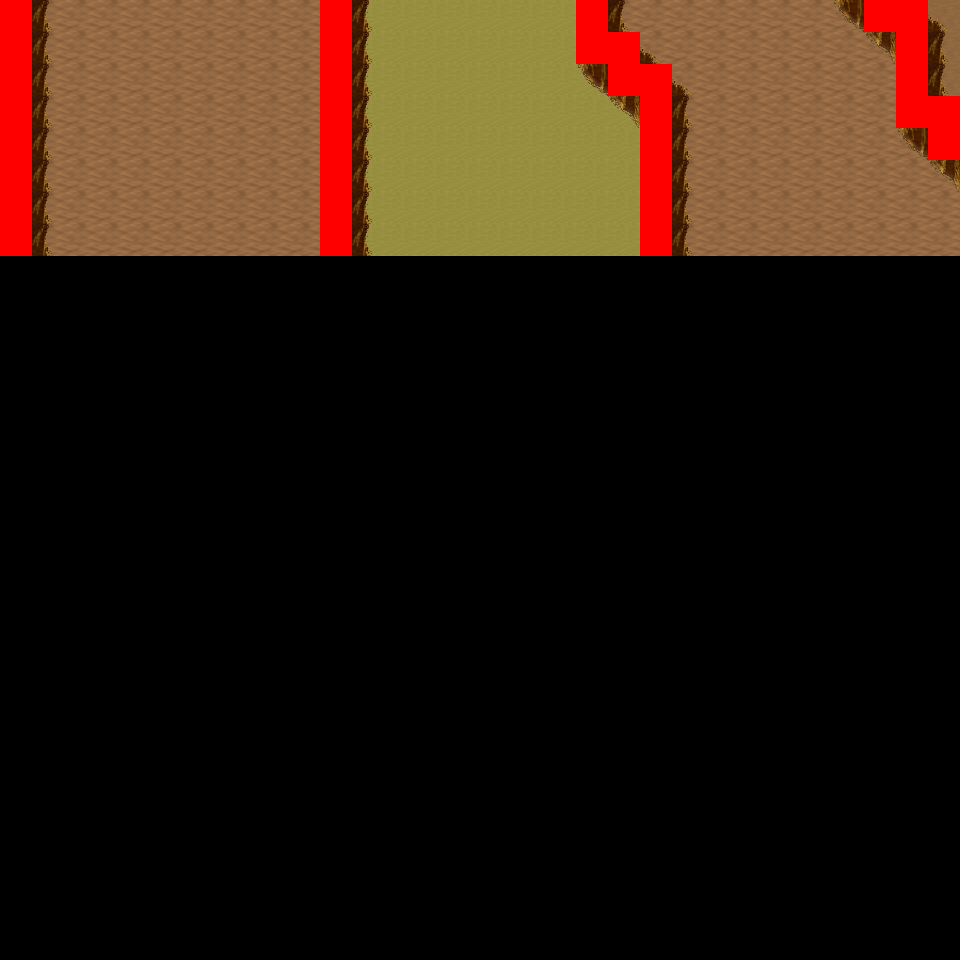

Below is a game level as drawn by its tile map, then a one-line description and the .tmx that defines it (tile-layer data replaced by summaries):
An orthogonal 30x30 tile map with 32x32 px tiles, 6 tile layers (Ground, Object, Object2, Above, ...), 8 tilesets and 7 objects (7x mapExit).

<map version="1.0" orientation="orthogonal" renderorder="right-down" width="30" height="30" tilewidth="32" tileheight="32" nextobjectid="8">
  <tileset firstgid="1" name="tileset_logic_collision" tilewidth="32" tileheight="32" tilecount="1" columns="1">
    <image source="../drawable/tileset_logic_collision.png" width="32" height="32" />
  </tileset>
  <tileset firstgid="2" name="tileset_ground_ground" tilewidth="32" tileheight="32" tilecount="33" columns="3">
    <image source="../drawable/tileset_ground_ground.png" width="96" height="352" />
  </tileset>
  <tileset firstgid="35" name="tileset_ground_ridge_earth_pale" tilewidth="32" tileheight="32" tilecount="96" columns="12">
    <image source="../drawable/tileset_ground_ridge_earth_pale.png" width="384" height="256" />
  </tileset>
  <tileset firstgid="131" name="tileset_ground_ridge_earth_dark" tilewidth="32" tileheight="32" tilecount="96" columns="12">
    <image source="../drawable/tileset_ground_ridge_earth_dark.png" width="384" height="256" />
  </tileset>
  <tileset firstgid="227" name="tileset_terrain_desert" tilewidth="32" tileheight="32" tilecount="88" columns="8">
    <image source="../drawable/tileset_terrain_desert.png" width="256" height="352" />
  </tileset>
  <tileset firstgid="315" name="tileset_plant_tree_tree_darkgreen" tilewidth="32" tileheight="32" tilecount="88" columns="8">
    <image source="../drawable/tileset_plant_tree_tree_darkgreen.png" width="256" height="352" />
  </tileset>
  <tileset firstgid="403" name="tileset_ground_sand_2" tilewidth="32" tileheight="32" tilecount="15" columns="5">
    <image source="../drawable/tileset_ground_sand_2.png" width="160" height="96" />
  </tileset>
  <tileset firstgid="418" name="tileset_plant_cactus_2" tilewidth="32" tileheight="32" tilecount="10" columns="5">
    <image source="../drawable/tileset_plant_cactus_2.png" width="160" height="64" />
  </tileset>
  <layer name="Ground" width="30" height="30">
    <data>[900 cells, 240 non-empty, 3 distinct tile ids]</data>
  </layer>
  <layer name="Object" width="30" height="30">
    <data>[900 cells, 66 non-empty, 8 distinct tile ids]</data>
  </layer>
  <layer name="Object2" width="30" height="30">
    <data>[900 cells, 0 non-empty, 0 distinct tile ids]</data>
  </layer>
  <layer name="Above" width="30" height="30">
    <data>[900 cells, 0 non-empty, 0 distinct tile ids]</data>
  </layer>
  <layer name="Above2" width="30" height="30">
    <data>[900 cells, 0 non-empty, 0 distinct tile ids]</data>
  </layer>
  <layer name="Walkable" width="30" height="30">
    <data>[900 cells, 33 non-empty, 1 distinct tile ids]</data>
  </layer>
  <objectgroup name="MapEvents">
    <object id="1" name="north" type="mapExit" x="32" y="0" width="288" height="32">
      <properties>
        <property name="map" value="level_0_x1_y113" />
        <property name="x" value="1" />
        <property name="y" value="28" />
      </properties>
    </object>
    <object id="2" name="north2" type="mapExit" x="352" y="0" width="224" height="32">
      <properties>
        <property name="map" value="level_0_x1_y113" />
        <property name="x" value="11" />
        <property name="y" value="28" />
      </properties>
    </object>
    <object id="3" name="north3" type="mapExit" x="608" y="0" width="256" height="32">
      <properties>
        <property name="map" value="level_0_x1_y113" />
        <property name="x" value="19" />
        <property name="y" value="28" />
      </properties>
    </object>
    <object id="4" name="north4" type="mapExit" x="928" y="0" width="32" height="32">
      <properties>
        <property name="map" value="level_0_x1_y113" />
        <property name="x" value="29" />
        <property name="y" value="28" />
      </properties>
    </object>
    <object id="5" name="west" type="mapExit" x="0" y="256" width="32" height="704">
      <properties>
        <property name="map" value="level_0_x0_y114" />
        <property name="x" value="28" />
        <property name="y" value="8" />
      </properties>
    </object>
    <object id="6" name="east" type="mapExit" x="928" y="0" width="32" height="96">
      <properties>
        <property name="map" value="level_0_x2_y114" />
        <property name="x" value="1" />
        <property name="y" value="0" />
      </properties>
    </object>
    <object id="7" name="east2" type="mapExit" x="928" y="160" width="32" height="800">
      <properties>
        <property name="map" value="level_0_x2_y114" />
        <property name="x" value="1" />
        <property name="y" value="5" />
      </properties>
    </object>
  </objectgroup>
</map>
